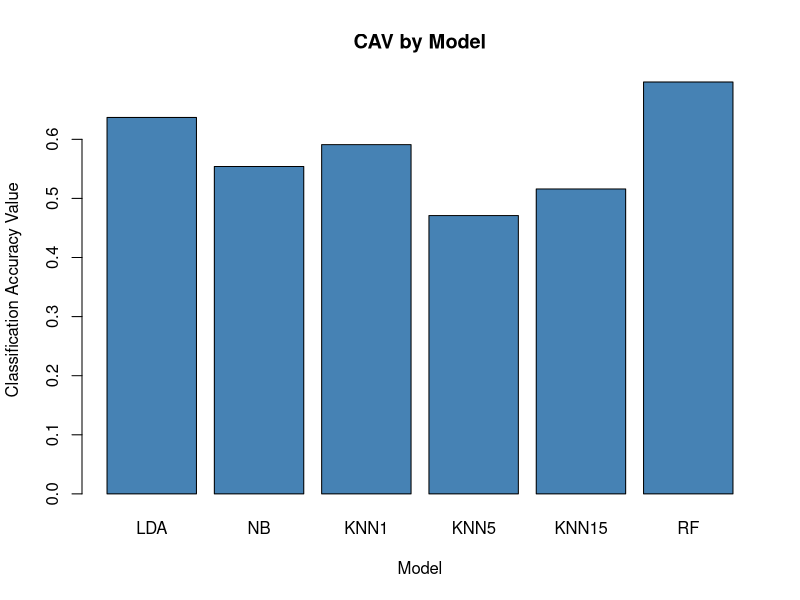

The R source for this figure:
# get the classification accuracy values
CAV <- as.vector(1 - as.vector(c(0.363,0.446,0.409,0.529,0.484,0.303)))

# make the barplot with the results
barplot(CAV,
main = "CAV by Model",
xlab = "Model",
ylab = "Classification Accuracy Value",
names.arg = c("LDA", "NB", "KNN1", "KNN5", "KNN15", "RF"),
col = "steelblue",
horiz = FALSE)